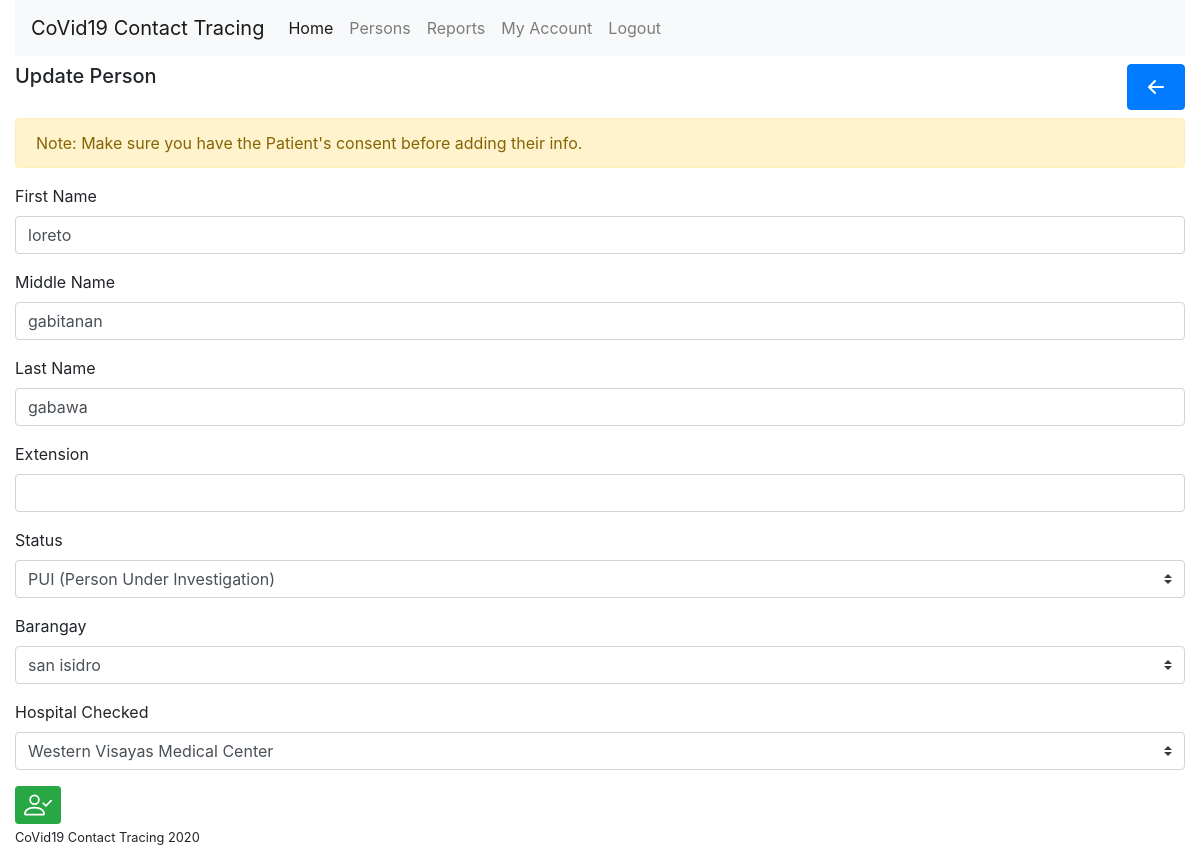
The app's page /?page=edit_person&id=4 (signed in) with its own data.
### tables this page shows
CREATE TABLE `persons` (
  `id` bigint(20) NOT NULL,
  `brgy_id` bigint(20) NOT NULL,
  `firstname` varchar(30) NOT NULL,
  `middlename` varchar(30) NOT NULL,
  `lastname` varchar(30) NOT NULL,
  `extension` varchar(5) NOT NULL,
  `status` varchar(15) NOT NULL,
  `hospital_id` bigint(20) DEFAULT NULL
);

### functions.php (called while the page is built, shortened)
<?php
function clean( $string, $space = false ) {
  return preg_replace('/[^A-Za-z0-9\-]/', '', $string);
}

### pages/edit_person.php (the view, shortened to what this page needs)
<div class="col">
  <div class="row mb-2">
    <div class="col-9">
      <h5>Update Person</h5>
    </div>
    <div class="col d-flex justify-content-end">
      <a class="btn btn-primary" href="<?php echo SITE_URL ?>/?page=persons" title="Back">
      </a>
    </div>
  </div>
  <?php
    $id = isset( $_GET[ 'id' ] ) && !empty( $_GET[ 'id' ] ) ? clean( $_GET[ 'id' ] ) : null;
    $account = $DB->query( "SELECT * FROM persons WHERE id = $id LIMIT 1" );
  ?>
  <?php if( $account && $account->num_rows ) {
    $account = $account->fetch_object();
  ?>
  <div class="alert alert-warning" role="alert">
    Note: Make sure you have the Patient's consent before adding their info.
  </div>
  <form method="post">
    <div class="form-group">
      <label for="exampleInputEmail1">First Name</label>
      <input type="text" name="data[firstname]" class="form-control" required value="<?php echo $account->firstname ?>">
    </div>
    <div class="form-group">
      <label for="exampleInputEmail1">Middle Name</label>
      <input type="text" name="data[middlename]" class="form-control" required value="<?php echo $account->middlename ?>">
    </div>
    <div class="form-group">
      <label for="exampleInputEmail1">Last Name</label>
      <input type="text" name="data[lastname]" class="form-control" required value="<?php echo $account->lastname ?>">
    </div>
    <div class="form-group">
      <label for="exampleInputEmail1">Extension</label>
      <input type="text" name="data[extension]" class="form-control" value="<?php echo $account->extension ?>">
    </div>
    <div class="form-group">
      <label for="exampleInputEmail1">Status</label>
      <select name="data[status]" class="custom-select">
        <option value="pui" <?php echo $account->status == 'pui' ? 'selected' : '' ?>>PUI (Person Under Investigation)</option>
      </select>
    </div>
    <div class="form-group">
      <?php
        $barangays = $DB->query( "SELECT * FROM barangays" );
      ?>
      <label for="exampleInputEmail1">Barangay</label>
      <select name="data[brgy_id]" class="custom-select">
        <?php while( $barangay = $barangays->fetch_object() ) : ?>
        <option <?php echo ( $barangay->id == $account->brgy_id ? 'selected' : '' ); ?> value="<?php echo $barangay->id ?>"><?php echo $barangay->name ?></option>
        <?php endwhile;?>
      </select>
    </div>
    <div class="form-group">
      <?php
        $hospitals = $DB->query( "SELECT * FROM hospitals" );
      ?>
      <label for="exampleInputEmail1">Hospital Checked</label>
      <select name="data[hospital_id]" class="custom-select">
        <?php while( $hospital = $hospitals->fetch_object() ) : ?>
        <option <?php echo ( $hospital->id == $account->hospital_id ? 'selected' : '' ); ?> value="<?php echo $hospital->id ?>"><?php echo $hospital->name ?></option>
        <?php endwhile; ?>
      </select>
    </div>
    <button type="submit" class="btn btn-success btn-sm" title="Save Person">
    </button>
  </form>
  <?php } else { ?>
    <div class="alert alert-danger" role="alert">
      Account not found
  </div>
  <?php } ?>
</div>

### records on screen
persons: firstname "loreto", middlename "gabitanan", lastname "gabawa", status "PUI (Person Under Investigation)"

### other values on screen
form field value "san isidro"
form field value "Western Visayas Medical Center"
